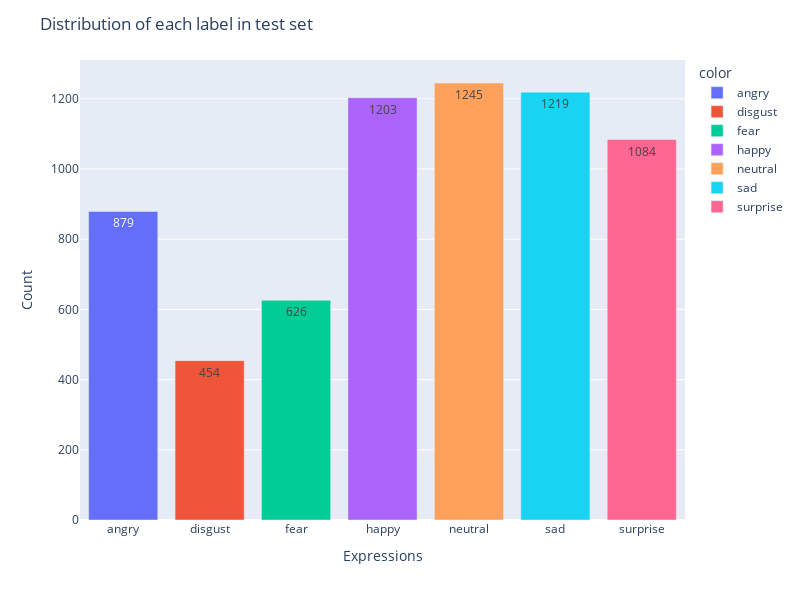

The notebook cell this image was saved under:
### Code cell
class_count_in_test_set = np.sum(y_test, axis=0)
fig = px.bar(x=labels, y=class_count_in_test_set, color=labels)

fig.update_layout(
    title="Distribution of each label in test set",
    xaxis_title="Expressions",
    yaxis_title="Count",
    height=600,
    width=800,
)

fig.update_traces(texttemplate="%{y}", textposition="inside")

fig.show()

### Figure 1 — Plotly figure (JSON) as saved in the notebook; plotly's stock layout.template omitted (floating-point values rounded to 4 significant figures)
{"data": [{"alignmentgroup": "True", "hovertemplate": "color=angry<br>x=%{x}<br>y=%{y}<extra></extra>", "legendgroup": "angry", "marker": {"color": "#636efa", "pattern": {"shape": ""}}, "name": "angry", "offsetgroup": "angry", "orientation": "v", "showlegend": true, "textposition": "inside", "texttemplate": "%{y}", "type": "bar", "x": ["angry"], "xaxis": "x", "y": [879], "yaxis": "y"}, {"alignmentgroup": "True", "hovertemplate": "color=disgust<br>x=%{x}<br>y=%{y}<extra></extra>", "legendgroup": "disgust", "marker": {"color": "#EF553B", "pattern": {"shape": ""}}, "name": "disgust", "offsetgroup": "disgust", "orientation": "v", "showlegend": true, "textposition": "inside", "texttemplate": "%{y}", "type": "bar", "x": ["disgust"], "xaxis": "x", "y": [454], "yaxis": "y"}, {"alignmentgroup": "True", "hovertemplate": "color=fear<br>x=%{x}<br>y=%{y}<extra></extra>", "legendgroup": "fear", "marker": {"color": "#00cc96", "pattern": {"shape": ""}}, "name": "fear", "offsetgroup": "fear", "orientation": "v", "showlegend": true, "textposition": "inside", "texttemplate": "%{y}", "type": "bar", "x": ["fear"], "xaxis": "x", "y": [626], "yaxis": "y"}, {"alignmentgroup": "True", "hovertemplate": "color=happy<br>x=%{x}<br>y=%{y}<extra></extra>", "legendgroup": "happy", "marker": {"color": "#ab63fa", "pattern": {"shape": ""}}, "name": "happy", "offsetgroup": "happy", "orientation": "v", "showlegend": true, "textposition": "inside", "texttemplate": "%{y}", "type": "bar", "x": ["happy"], "xaxis": "x", "y": [1203], "yaxis": "y"}, {"alignmentgroup": "True", "hovertemplate": "color=neutral<br>x=%{x}<br>y=%{y}<extra></extra>", "legendgroup": "neutral", "marker": {"color": "#FFA15A", "pattern": {"shape": ""}}, "name": "neutral", "offsetgroup": "neutral", "orientation": "v", "showlegend": true, "textposition": "inside", "texttemplate": "%{y}", "type": "bar", "x": ["neutral"], "xaxis": "x", "y": [1245], "yaxis": "y"}, {"alignmentgroup": "True", "hovertemplate": "color=sad<br>x=%{x}<br>y=%{y}<extra></extra>", "legendgroup": "sad", "marker": {"color": "#19d3f3", "pattern": {"shape": ""}}, "name": "sad", "offsetgroup": "sad", "orientation": "v", "showlegend": true, "textposition": "inside", "texttemplate": "%{y}", "type": "bar", "x": ["sad"], "xaxis": "x", "y": [1219], "yaxis": "y"}, {"alignmentgroup": "True", "hovertemplate": "color=surprise<br>x=%{x}<br>y=%{y}<extra></extra>", "legendgroup": "surprise", "marker": {"color": "#FF6692", "pattern": {"shape": ""}}, "name": "surprise", "offsetgroup": "surprise", "orientation": "v", "showlegend": true, "textposition": "inside", "texttemplate": "%{y}", "type": "bar", "x": ["surprise"], "xaxis": "x", "y": [1084], "yaxis": "y"}], "layout": {"barmode": "relative", "height": 600, "legend": {"title": {"text": "color"}, "tracegroupgap": 0}, "margin": {"t": 60}, "title": {"text": "Distribution of each label in test set"}, "width": 800, "xaxis": {"anchor": "y", "domain": [0, 1], "title": {"text": "Expressions"}}, "yaxis": {"anchor": "x", "domain": [0, 1], "title": {"text": "Count"}}}}
